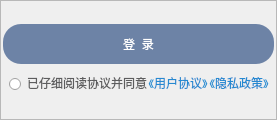
               <widget class="QFrame" name="frame_login">
                <property name="minimumSize">
                 <size>
                  <width>0</width>
                  <height>120</height>
                 </size>
                </property>
                <property name="frameShape">
                 <enum>QFrame::StyledPanel</enum>
                </property>
                <property name="frameShadow">
                 <enum>QFrame::Raised</enum>
                </property>
                <layout class="QVBoxLayout" name="verticalLayout_3">
                 <property name="leftMargin">
                  <number>2</number>
                 </property>
                 <property name="topMargin">
                  <number>2</number>
                 </property>
                 <property name="rightMargin">
                  <number>2</number>
                 </property>
                 <property name="bottomMargin">
                  <number>2</number>
                 </property>
                 <item>
                  <layout class="QVBoxLayout" name="verticalLayout_2">
                   <property name="spacing">
                    <number>6</number>
                   </property>
                   <item>
                    <widget class="QPushButton" name="pushButton_login">
                     <property name="minimumSize">
                      <size>
                       <width>0</width>
                       <height>40</height>
                      </size>
                     </property>
                     <property name="maximumSize">
                      <size>
                       <width>16777215</width>
                       <height>40</height>
                      </size>
                     </property>
                     <property name="styleSheet">
                      <string notr="true">
QPushButton
{
color: white;
font: 75 12pt &quot;Microsoft YaHei UI&quot;;
border-radius: 18px;
background-color: rgba(53, 84, 135,0.7);
}

QPushButton:hover
{
color: #a4cc27;
border: 2px solid #a1a1ff;
background-color: rgba(53, 84, 135,0.9);
}

</string>
                     </property>
                     <property name="text">
                      <string>登  录</string>
                     </property>
                    </widget>
                   </item>
                   <item>
                    <layout class="QHBoxLayout" name="horizontalLayout_3">
                     <property name="spacing">
                      <number>0</number>
                     </property>
                     <item>
                      <widget class="QRadioButton" name="radioButton_check">
                       <property name="minimumSize">
                        <size>
                         <width>0</width>
                         <height>26</height>
                        </size>
                       </property>
                       <property name="maximumSize">
                        <size>
                         <width>16777215</width>
                         <height>26</height>
                        </size>
                       </property>
                       <property name="styleSheet">
                        <string notr="true">QRadioButton
{
color: #5d5d5e;
margin-left:5px;
}

QRadioButton::indicator
{
    width: 13px;
    height: 13px;
}

QRadioButton::indicator::unchecked 
{
   
}

QRadioButton::indicator:checked
{
border-image: url(:/images/icon/checked_set.png);
}</string>
                       </property>
                       <property name="text">
                        <string>已仔细阅读协议并同意</string>
                       </property>
                      </widget>
                     </item>
                     <item>
                      <widget class="QPushButton" name="pushButton_login_argeement1">
                       <property name="minimumSize">
                        <size>
                         <width>0</width>
                         <height>26</height>
                        </size>
                       </property>
                       <property name="maximumSize">
                        <size>
                         <width>16777215</width>
                         <height>26</height>
                        </size>
                       </property>
                       <property name="styleSheet">
                        <string notr="true">QPushButton
{
border: none;
color: #2589d1;
margin-right:1px;
border-bottom-style: 1px solid #5d5d5e;
background-color: transparent;
}

QPushButton:hover
{
color: #2589d1;
border: 0px solid #2589d1;
border-bottom-width: 0px;
}</string>
                       </property>
                       <property name="text">
                        <string>《用户协议》</string>
                       </property>
                      </widget>
                     </item>
                     <item>
                      <widget class="QPushButton" name="pushButton_login_argeement2">
                       <property name="minimumSize">
                        <size>
                         <width>0</width>
                         <height>26</height>
                        </size>
                       </property>
                       <property name="maximumSize">
                        <size>
                         <width>16777215</width>
                         <height>26</height>
                        </size>
                       </property>
                       <property name="styleSheet">
                        <string notr="true">QPushButton
{
border: none;
color: #2589d1;
margin-right:5px;
border-bottom-style: 1px solid #5d5d5e;
background-color: transparent;
}

QPushButton:hover
{
color: #2589d1;
border: 0px solid #2589d1;
border-bottom-width: 0px;
}</string>
                       </property>
                       <property name="text">
                        <string>《隐私政策》</string>
                       </property>
                      </widget>
                     </item>
                    </layout>
                   </item>
                  </layout>
                 </item>
                </layout>
               </widget>
